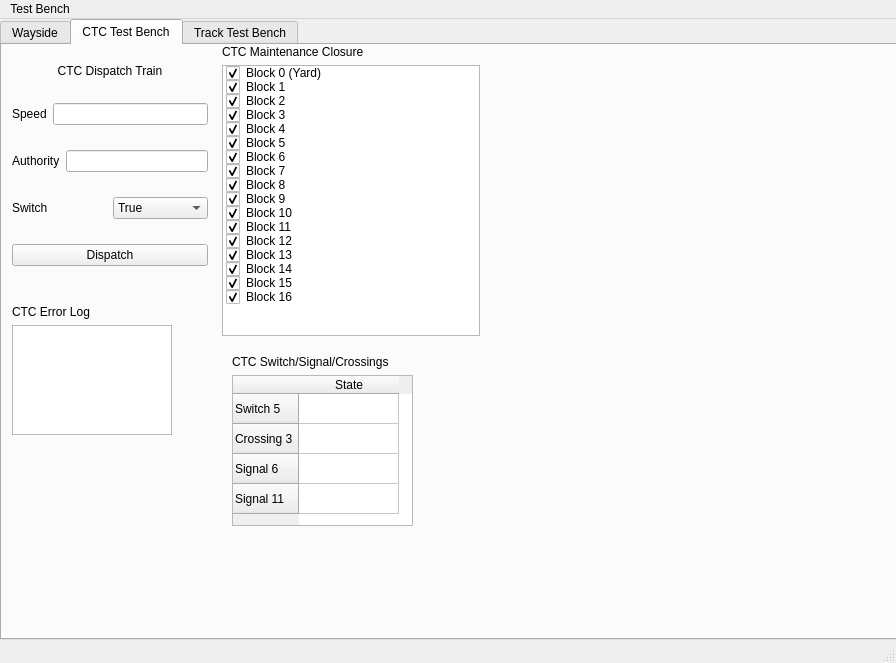
<?xml version="1.0" encoding="UTF-8"?>
<ui version="4.0">
 <class>MainWindow</class>
 <widget class="QMainWindow" name="MainWindow">
  <property name="geometry">
   <rect>
    <x>0</x>
    <y>0</y>
    <width>896</width>
    <height>663</height>
   </rect>
  </property>
  <property name="sizePolicy">
   <sizepolicy hsizetype="MinimumExpanding" vsizetype="MinimumExpanding">
    <horstretch>0</horstretch>
    <verstretch>0</verstretch>
   </sizepolicy>
  </property>
  <property name="windowTitle">
   <string>MainWindow</string>
  </property>
  <widget class="QWidget" name="centralwidget">
   <widget class="QTabWidget" name="tabWidget">
    <property name="geometry">
     <rect>
      <x>0</x>
      <y>0</y>
      <width>901</width>
      <height>621</height>
     </rect>
    </property>
    <property name="currentIndex">
     <number>1</number>
    </property>
    <widget class="QWidget" name="wayside">
     <attribute name="title">
      <string>Wayside</string>
     </attribute>
     <widget class="QWidget" name="verticalLayoutWidget_14">
      <property name="geometry">
       <rect>
        <x>10</x>
        <y>10</y>
        <width>371</width>
        <height>551</height>
       </rect>
      </property>
      <layout class="QVBoxLayout" name="block_occ">
       <item>
        <widget class="QLabel" name="label_20">
         <property name="text">
          <string>Track Occupancy and Authority</string>
         </property>
        </widget>
       </item>
       <item>
        <widget class="QTableWidget" name="wayside_block_table">
         <property name="sizePolicy">
          <sizepolicy hsizetype="Minimum" vsizetype="Minimum">
           <horstretch>0</horstretch>
           <verstretch>0</verstretch>
          </sizepolicy>
         </property>
         <property name="verticalScrollBarPolicy">
          <enum>Qt::ScrollBarAsNeeded</enum>
         </property>
         <property name="horizontalScrollBarPolicy">
          <enum>Qt::ScrollBarAlwaysOff</enum>
         </property>
         <property name="sizeAdjustPolicy">
          <enum>QAbstractScrollArea::AdjustToContents</enum>
         </property>
         <property name="showGrid">
          <bool>true</bool>
         </property>
         <property name="sortingEnabled">
          <bool>false</bool>
         </property>
         <property name="cornerButtonEnabled">
          <bool>true</bool>
         </property>
         <attribute name="horizontalHeaderCascadingSectionResizes">
          <bool>false</bool>
         </attribute>
         <row>
          <property name="text">
           <string>Block 1</string>
          </property>
          <property name="font">
           <font>
            <pointsize>6</pointsize>
           </font>
          </property>
         </row>
         <row>
          <property name="text">
           <string>Block 2</string>
          </property>
          <property name="font">
           <font>
            <pointsize>6</pointsize>
           </font>
          </property>
         </row>
         <row>
          <property name="text">
           <string>Block 3</string>
          </property>
          <property name="font">
           <font>
            <pointsize>6</pointsize>
           </font>
          </property>
         </row>
         <row>
          <property name="text">
           <string>Block 4</string>
          </property>
          <property name="font">
           <font>
            <pointsize>6</pointsize>
           </font>
          </property>
         </row>
         <row>
          <property name="text">
           <string>Block 5</string>
          </property>
          <property name="font">
           <font>
            <pointsize>6</pointsize>
           </font>
          </property>
         </row>
         <row>
          <property name="text">
           <string>Block 6</string>
          </property>
          <property name="font">
           <font>
            <pointsize>6</pointsize>
           </font>
          </property>
         </row>
         <row>
          <property name="text">
           <string>Block 7</string>
          </property>
          <property name="font">
           <font>
            <pointsize>6</pointsize>
           </font>
          </property>
         </row>
         <row>
          <property name="text">
           <string>Block 8</string>
          </property>
          <property name="font">
           <font>
            <pointsize>6</pointsize>
           </font>
          </property>
         </row>
         <row>
          <property name="text">
           <string>Block 9</string>
          </property>
          <property name="font">
           <font>
            <pointsize>6</pointsize>
           </font>
          </property>
         </row>
         <row>
          <property name="text">
           <string>Block 10</string>
          </property>
          <property name="font">
           <font>
            <pointsize>6</pointsize>
           </font>
          </property>
         </row>
         <row>
          <property name="text">
           <string>Block 11</string>
          </property>
          <property name="font">
           <font>
            <pointsize>6</pointsize>
           </font>
          </property>
         </row>
         <row>
          <property name="text">
           <string>Block 12</string>
          </property>
          <property name="font">
           <font>
            <pointsize>6</pointsize>
           </font>
          </property>
         </row>
         <row>
          <property name="text">
           <string>Block 13</string>
          </property>
          <property name="font">
           <font>
            <pointsize>6</pointsize>
           </font>
          </property>
         </row>
         <row>
          <property name="text">
           <string>Block 14</string>
          </property>
          <property name="font">
           <font>
            <pointsize>6</pointsize>
           </font>
          </property>
         </row>
         <row>
          <property name="text">
           <string>Block 15</string>
          </property>
          <property name="font">
           <font>
            <pointsize>6</pointsize>
           </font>
          </property>
         </row>
         <row>
          <property name="text">
           <string>Block 16</string>
          </property>
          <property name="font">
           <font>
            <pointsize>6</pointsize>
           </font>
          </property>
         </row>
         <column>
          <property name="text">
           <string>State</string>
          </property>
          <property name="font">
           <font>
            <pointsize>6</pointsize>
           </font>
          </property>
         </column>
         <column>
          <property name="text">
           <string>Authority</string>
          </property>
          <property name="font">
           <font>
            <pointsize>6</pointsize>
           </font>
          </property>
         </column>
        </widget>
       </item>
      </layout>
     </widget>
     <widget class="QWidget" name="verticalLayoutWidget_15">
      <property name="geometry">
       <rect>
        <x>400</x>
        <y>310</y>
        <width>281</width>
        <height>251</height>
       </rect>
      </property>
      <layout class="QVBoxLayout" name="track_state_3">
       <item>
        <widget class="QLabel" name="label_21">
         <property name="text">
          <string>Track Element States</string>
         </property>
        </widget>
       </item>
       <item>
        <widget class="QTableWidget" name="tableWidget_6">
         <row>
          <property name="text">
           <string>Switch 5</string>
          </property>
         </row>
         <row>
          <property name="text">
           <string>Crossing 3</string>
          </property>
         </row>
         <row>
          <property name="text">
           <string>Signal 6</string>
          </property>
         </row>
         <row>
          <property name="text">
           <string>Signal 11</string>
          </property>
         </row>
         <column>
          <property name="text">
           <string>State</string>
          </property>
         </column>
        </widget>
       </item>
      </layout>
     </widget>
     <widget class="QWidget" name="verticalLayoutWidget_9">
      <property name="geometry">
       <rect>
        <x>410</x>
        <y>210</y>
        <width>221</width>
        <height>71</height>
       </rect>
      </property>
      <layout class="QVBoxLayout" name="plc_upload">
       <item>
        <widget class="QLabel" name="label_12">
         <property name="text">
          <string>PLC Upload</string>
         </property>
        </widget>
       </item>
       <item>
        <layout class="QHBoxLayout" name="horizontalLayout">
         <item>
          <widget class="QLineEdit" name="plc_file_input"/>
         </item>
         <item>
          <widget class="QPushButton" name="plc_upload_button">
           <property name="text">
            <string>Upload</string>
           </property>
          </widget>
         </item>
        </layout>
       </item>
      </layout>
     </widget>
     <widget class="QWidget" name="verticalLayoutWidget_10">
      <property name="geometry">
       <rect>
        <x>690</x>
        <y>170</y>
        <width>181</width>
        <height>281</height>
       </rect>
      </property>
      <layout class="QVBoxLayout" name="ctc_log_2">
       <item>
        <widget class="QLabel" name="label_13">
         <property name="text">
          <string>Wayside Log</string>
         </property>
        </widget>
       </item>
       <item>
        <widget class="QTextBrowser" name="wayside_log"/>
       </item>
      </layout>
     </widget>
     <widget class="QWidget" name="verticalLayoutWidget_5">
      <property name="geometry">
       <rect>
        <x>410</x>
        <y>20</y>
        <width>211</width>
        <height>181</height>
       </rect>
      </property>
      <layout class="QVBoxLayout" name="verticalLayout">
       <item>
        <widget class="QLabel" name="label_17">
         <property name="text">
          <string>Wayside Manual Mode</string>
         </property>
        </widget>
       </item>
       <item>
        <layout class="QFormLayout" name="formLayout">
         <item row="0" column="0">
          <widget class="QLabel" name="label_8">
           <property name="text">
            <string>Switch 5</string>
           </property>
          </widget>
         </item>
         <item row="1" column="0">
          <widget class="QLabel" name="label_14">
           <property name="text">
            <string>Crossing 3</string>
           </property>
          </widget>
         </item>
         <item row="2" column="0">
          <widget class="QLabel" name="label_15">
           <property name="text">
            <string>Signal 6</string>
           </property>
          </widget>
         </item>
         <item row="3" column="0">
          <widget class="QLabel" name="label_16">
           <property name="text">
            <string>Signal 11</string>
           </property>
          </widget>
         </item>
         <item row="0" column="1">
          <widget class="QPushButton" name="pushButton_3">
           <property name="text">
            <string>Toggle</string>
           </property>
          </widget>
         </item>
         <item row="1" column="1">
          <widget class="QPushButton" name="pushButton_4">
           <property name="text">
            <string>Toggle</string>
           </property>
          </widget>
         </item>
         <item row="2" column="1">
          <widget class="QPushButton" name="pushButton_5">
           <property name="text">
            <string>Toggle</string>
           </property>
          </widget>
         </item>
         <item row="3" column="1">
          <widget class="QPushButton" name="pushButton_6">
           <property name="text">
            <string>Toggle</string>
           </property>
          </widget>
         </item>
        </layout>
       </item>
      </layout>
     </widget>
    </widget>
    <widget class="QWidget" name="ctc_test_bench">
     <attribute name="title">
      <string>CTC Test Bench</string>
     </attribute>
     <widget class="QWidget" name="verticalLayoutWidget_4">
      <property name="geometry">
       <rect>
        <x>10</x>
        <y>260</y>
        <width>160</width>
        <height>130</height>
       </rect>
      </property>
      <layout class="QVBoxLayout" name="ctc_log">
       <item>
        <widget class="QLabel" name="label_7">
         <property name="text">
          <string>CTC Error Log</string>
         </property>
        </widget>
       </item>
       <item>
        <widget class="QTextBrowser" name="textBrowser"/>
       </item>
      </layout>
     </widget>
     <widget class="QWidget" name="verticalLayoutWidget_2">
      <property name="geometry">
       <rect>
        <x>220</x>
        <y>0</y>
        <width>258</width>
        <height>291</height>
       </rect>
      </property>
      <layout class="QVBoxLayout" name="Maintenance">
       <item>
        <widget class="QLabel" name="label_5">
         <property name="text">
          <string>CTC Maintenance Closure</string>
         </property>
        </widget>
       </item>
       <item>
        <widget class="QListWidget" name="listWidget">
         <item>
          <property name="text">
           <string>Block 0 (Yard)</string>
          </property>
          <property name="checkState">
           <enum>Checked</enum>
          </property>
         </item>
         <item>
          <property name="text">
           <string>Block 1</string>
          </property>
          <property name="checkState">
           <enum>Checked</enum>
          </property>
         </item>
         <item>
          <property name="text">
           <string>Block 2</string>
          </property>
          <property name="checkState">
           <enum>Checked</enum>
          </property>
         </item>
         <item>
          <property name="text">
           <string>Block 3</string>
          </property>
          <property name="checkState">
           <enum>Checked</enum>
          </property>
          <property name="flags">
           <set>ItemIsSelectable|ItemIsDragEnabled|ItemIsEnabled</set>
          </property>
         </item>
         <item>
          <property name="text">
           <string>Block 4</string>
          </property>
          <property name="checkState">
           <enum>Checked</enum>
          </property>
         </item>
         <item>
          <property name="text">
           <string>Block 5</string>
          </property>
          <property name="checkState">
           <enum>Checked</enum>
          </property>
         </item>
         <item>
          <property name="text">
           <string>Block 6</string>
          </property>
          <property name="checkState">
           <enum>Checked</enum>
          </property>
         </item>
         <item>
          <property name="text">
           <string>Block 7</string>
          </property>
          <property name="checkState">
           <enum>Checked</enum>
          </property>
         </item>
         <item>
          <property name="text">
           <string>Block 8</string>
          </property>
          <property name="checkState">
           <enum>Checked</enum>
          </property>
          <property name="flags">
           <set>ItemIsUserCheckable|ItemIsEnabled</set>
          </property>
         </item>
         <item>
          <property name="text">
           <string>Block 9</string>
          </property>
          <property name="checkState">
           <enum>Checked</enum>
          </property>
         </item>
         <item>
          <property name="text">
           <string>Block 10</string>
          </property>
          <property name="checkState">
           <enum>Checked</enum>
          </property>
         </item>
         <item>
          <property name="text">
           <string>Block 11</string>
          </property>
          <property name="checkState">
           <enum>Checked</enum>
          </property>
         </item>
         <item>
          <property name="text">
           <string>Block 12</string>
          </property>
          <property name="checkState">
           <enum>Checked</enum>
          </property>
         </item>
         <item>
          <property name="text">
           <string>Block 13</string>
          </property>
          <property name="checkState">
           <enum>Checked</enum>
          </property>
         </item>
         <item>
          <property name="text">
           <string>Block 14</string>
          </property>
          <property name="checkState">
           <enum>Checked</enum>
          </property>
         </item>
         <item>
          <property name="text">
           <string>Block 15</string>
          </property>
          <property name="checkState">
           <enum>Checked</enum>
          </property>
         </item>
         <item>
          <property name="text">
           <string>Block 16</string>
          </property>
          <property name="checkState">
           <enum>Checked</enum>
          </property>
         </item>
        </widget>
       </item>
      </layout>
     </widget>
     <widget class="QWidget" name="verticalLayoutWidget_6">
      <property name="geometry">
       <rect>
        <x>230</x>
        <y>310</y>
        <width>181</width>
        <height>171</height>
       </rect>
      </property>
      <layout class="QVBoxLayout" name="track_state">
       <item>
        <widget class="QLabel" name="label_9">
         <property name="text">
          <string>CTC Switch/Signal/Crossings</string>
         </property>
        </widget>
       </item>
       <item>
        <widget class="QTableWidget" name="tableWidget_2">
         <row>
          <property name="text">
           <string>Switch 5</string>
          </property>
         </row>
         <row>
          <property name="text">
           <string>Crossing 3</string>
          </property>
         </row>
         <row>
          <property name="text">
           <string>Signal 6</string>
          </property>
         </row>
         <row>
          <property name="text">
           <string>Signal 11</string>
          </property>
         </row>
         <column>
          <property name="text">
           <string>State</string>
          </property>
         </column>
        </widget>
       </item>
      </layout>
     </widget>
     <widget class="QWidget" name="verticalLayoutWidget">
      <property name="geometry">
       <rect>
        <x>10</x>
        <y>0</y>
        <width>196</width>
        <height>241</height>
       </rect>
      </property>
      <layout class="QVBoxLayout" name="ctc_dispatch">
       <item>
        <widget class="QLabel" name="label">
         <property name="enabled">
          <bool>true</bool>
         </property>
         <property name="sizePolicy">
          <sizepolicy hsizetype="Preferred" vsizetype="Fixed">
           <horstretch>0</horstretch>
           <verstretch>0</verstretch>
          </sizepolicy>
         </property>
         <property name="text">
          <string>CTC Dispatch Train</string>
         </property>
         <property name="alignment">
          <set>Qt::AlignCenter</set>
         </property>
        </widget>
       </item>
       <item>
        <layout class="QHBoxLayout" name="speed">
         <item>
          <widget class="QLabel" name="label_2">
           <property name="text">
            <string>Speed</string>
           </property>
          </widget>
         </item>
         <item>
          <widget class="QLineEdit" name="lineEdit"/>
         </item>
        </layout>
       </item>
       <item>
        <layout class="QHBoxLayout" name="auth">
         <item>
          <widget class="QLabel" name="label_3">
           <property name="text">
            <string>Authority</string>
           </property>
          </widget>
         </item>
         <item>
          <widget class="QLineEdit" name="lineEdit_2"/>
         </item>
        </layout>
       </item>
       <item>
        <layout class="QHBoxLayout" name="switch_bool">
         <item>
          <widget class="QLabel" name="label_4">
           <property name="text">
            <string>Switch</string>
           </property>
          </widget>
         </item>
         <item>
          <widget class="QComboBox" name="comboBox">
           <item>
            <property name="text">
             <string>True</string>
            </property>
           </item>
           <item>
            <property name="text">
             <string>False</string>
            </property>
           </item>
          </widget>
         </item>
        </layout>
       </item>
       <item>
        <widget class="QPushButton" name="pushButton">
         <property name="text">
          <string>Dispatch</string>
         </property>
        </widget>
       </item>
      </layout>
     </widget>
    </widget>
    <widget class="QWidget" name="tab">
     <attribute name="title">
      <string>Track Test Bench</string>
     </attribute>
     <widget class="QWidget" name="verticalLayoutWidget_3">
      <property name="geometry">
       <rect>
        <x>390</x>
        <y>0</y>
        <width>260</width>
        <height>536</height>
       </rect>
      </property>
      <layout class="QVBoxLayout" name="BlockTable">
       <item>
        <widget class="QLabel" name="label_6">
         <property name="text">
          <string>Track Model Block States</string>
         </property>
        </widget>
       </item>
       <item>
        <widget class="QTableWidget" name="tm_block_table">
         <property name="sizePolicy">
          <sizepolicy hsizetype="Minimum" vsizetype="Minimum">
           <horstretch>0</horstretch>
           <verstretch>0</verstretch>
          </sizepolicy>
         </property>
         <property name="verticalScrollBarPolicy">
          <enum>Qt::ScrollBarAsNeeded</enum>
         </property>
         <property name="horizontalScrollBarPolicy">
          <enum>Qt::ScrollBarAlwaysOff</enum>
         </property>
         <property name="sizeAdjustPolicy">
          <enum>QAbstractScrollArea::AdjustToContents</enum>
         </property>
         <property name="showGrid">
          <bool>true</bool>
         </property>
         <property name="sortingEnabled">
          <bool>false</bool>
         </property>
         <property name="cornerButtonEnabled">
          <bool>true</bool>
         </property>
         <attribute name="horizontalHeaderCascadingSectionResizes">
          <bool>false</bool>
         </attribute>
         <row>
          <property name="text">
           <string>Block 1</string>
          </property>
          <property name="font">
           <font>
            <pointsize>6</pointsize>
           </font>
          </property>
         </row>
         <row>
          <property name="text">
           <string>Block 2</string>
          </property>
          <property name="font">
           <font>
            <pointsize>6</pointsize>
           </font>
          </property>
         </row>
         <row>
          <property name="text">
           <string>Block 3</string>
          </property>
          <property name="font">
           <font>
            <pointsize>6</pointsize>
           </font>
          </property>
         </row>
         <row>
          <property name="text">
           <string>Block 4</string>
          </property>
          <property name="font">
           <font>
            <pointsize>6</pointsize>
           </font>
          </property>
         </row>
         <row>
          <property name="text">
           <string>Block 5</string>
          </property>
          <property name="font">
           <font>
            <pointsize>6</pointsize>
           </font>
          </property>
         </row>
         <row>
          <property name="text">
           <string>Block 6</string>
          </property>
          <property name="font">
           <font>
            <pointsize>6</pointsize>
           </font>
          </property>
         </row>
         <row>
          <property name="text">
           <string>Block 7</string>
          </property>
          <property name="font">
           <font>
            <pointsize>6</pointsize>
           </font>
          </property>
         </row>
         <row>
          <property name="text">
           <string>Block 8</string>
          </property>
          <property name="font">
           <font>
            <pointsize>6</pointsize>
           </font>
          </property>
         </row>
         <row>
          <property name="text">
           <string>Block 9</string>
          </property>
          <property name="font">
           <font>
            <pointsize>6</pointsize>
           </font>
          </property>
         </row>
         <row>
          <property name="text">
           <string>Block 10</string>
          </property>
          <property name="font">
           <font>
            <pointsize>6</pointsize>
           </font>
          </property>
         </row>
         <row>
          <property name="text">
           <string>Block 11</string>
          </property>
          <property name="font">
           <font>
            <pointsize>6</pointsize>
           </font>
          </property>
         </row>
         <row>
          <property name="text">
           <string>Block 12</string>
          </property>
          <property name="font">
           <font>
            <pointsize>6</pointsize>
           </font>
          </property>
         </row>
         <row>
          <property name="text">
           <string>Block 13</string>
          </property>
          <property name="font">
           <font>
            <pointsize>6</pointsize>
           </font>
          </property>
         </row>
         <row>
          <property name="text">
           <string>Block 14</string>
          </property>
          <property name="font">
           <font>
            <pointsize>6</pointsize>
           </font>
          </property>
         </row>
         <row>
          <property name="text">
           <string>Block 15</string>
          </property>
          <property name="font">
           <font>
            <pointsize>6</pointsize>
           </font>
          </property>
         </row>
         <row>
          <property name="text">
           <string>Block 16</string>
          </property>
          <property name="font">
           <font>
            <pointsize>6</pointsize>
           </font>
          </property>
         </row>
         <column>
          <property name="text">
           <string>State</string>
          </property>
          <property name="font">
           <font>
            <pointsize>6</pointsize>
           </font>
          </property>
         </column>
         <column>
          <property name="text">
           <string>Authority</string>
          </property>
          <property name="font">
           <font>
            <pointsize>6</pointsize>
           </font>
          </property>
         </column>
        </widget>
       </item>
      </layout>
     </widget>
     <widget class="QWidget" name="verticalLayoutWidget_7">
      <property name="geometry">
       <rect>
        <x>190</x>
        <y>360</y>
        <width>181</width>
        <height>171</height>
       </rect>
      </property>
      <layout class="QVBoxLayout" name="track_state_2">
       <item>
        <widget class="QLabel" name="label_10">
         <property name="text">
          <string>CTC Switch/Signal/Crossings</string>
         </property>
        </widget>
       </item>
       <item>
        <widget class="QTableWidget" name="tableWidget_3">
         <row>
          <property name="text">
           <string>Switch 5</string>
          </property>
         </row>
         <row>
          <property name="text">
           <string>Crossing 3</string>
          </property>
         </row>
         <row>
          <property name="text">
           <string>Signal 6</string>
          </property>
         </row>
         <row>
          <property name="text">
           <string>Signal 11</string>
          </property>
         </row>
         <column>
          <property name="text">
           <string>State</string>
          </property>
         </column>
        </widget>
       </item>
      </layout>
     </widget>
     <widget class="QWidget" name="verticalLayoutWidget_8">
      <property name="geometry">
       <rect>
        <x>40</x>
        <y>30</y>
        <width>258</width>
        <height>291</height>
       </rect>
      </property>
      <layout class="QVBoxLayout" name="Murphy">
       <item>
        <widget class="QLabel" name="label_11">
         <property name="text">
          <string>Murphy Track Error</string>
         </property>
        </widget>
       </item>
       <item>
        <widget class="QListWidget" name="listWidget_2">
         <item>
          <property name="text">
           <string>Block 1</string>
          </property>
          <property name="checkState">
           <enum>Unchecked</enum>
          </property>
         </item>
         <item>
          <property name="text">
           <string>Block 2</string>
          </property>
          <property name="checkState">
           <enum>Unchecked</enum>
          </property>
         </item>
         <item>
          <property name="text">
           <string>Block 3</string>
          </property>
          <property name="checkState">
           <enum>Unchecked</enum>
          </property>
          <property name="flags">
           <set>ItemIsSelectable|ItemIsDragEnabled|ItemIsEnabled</set>
          </property>
         </item>
         <item>
          <property name="text">
           <string>Block 4</string>
          </property>
          <property name="checkState">
           <enum>Unchecked</enum>
          </property>
         </item>
         <item>
          <property name="text">
           <string>Block 5</string>
          </property>
          <property name="checkState">
           <enum>Unchecked</enum>
          </property>
         </item>
         <item>
          <property name="text">
           <string>Block 6</string>
          </property>
          <property name="checkState">
           <enum>Unchecked</enum>
          </property>
         </item>
         <item>
          <property name="text">
           <string>Block 7</string>
          </property>
          <property name="checkState">
           <enum>Unchecked</enum>
          </property>
         </item>
         <item>
          <property name="text">
           <string>Block 8</string>
          </property>
          <property name="checkState">
           <enum>Unchecked</enum>
          </property>
         </item>
         <item>
          <property name="text">
           <string>Block 9</string>
          </property>
          <property name="checkState">
           <enum>Unchecked</enum>
          </property>
         </item>
         <item>
          <property name="text">
           <string>Block 10</string>
          </property>
          <property name="checkState">
           <enum>Unchecked</enum>
          </property>
         </item>
         <item>
          <property name="text">
           <string>Block 11</string>
          </property>
          <property name="checkState">
           <enum>Unchecked</enum>
          </property>
         </item>
         <item>
          <property name="text">
           <string>Block 12</string>
          </property>
          <property name="checkState">
           <enum>Unchecked</enum>
          </property>
         </item>
         <item>
          <property name="text">
           <string>Block 13</string>
          </property>
          <property name="checkState">
           <enum>Unchecked</enum>
          </property>
         </item>
         <item>
          <property name="text">
           <string>Block 14</string>
          </property>
          <property name="checkState">
           <enum>Unchecked</enum>
          </property>
         </item>
         <item>
          <property name="text">
           <string>Block 15</string>
          </property>
          <property name="checkState">
           <enum>Unchecked</enum>
          </property>
         </item>
         <item>
          <property name="text">
           <string>Block 16</string>
          </property>
          <property name="checkState">
           <enum>Unchecked</enum>
          </property>
         </item>
        </widget>
       </item>
      </layout>
     </widget>
     <widget class="QWidget" name="verticalLayoutWidget_13">
      <property name="geometry">
       <rect>
        <x>10</x>
        <y>360</y>
        <width>160</width>
        <height>130</height>
       </rect>
      </property>
      <layout class="QVBoxLayout" name="ctc_log_3">
       <item>
        <widget class="QLabel" name="label_19">
         <property name="text">
          <string>TM Dispatch Log</string>
         </property>
        </widget>
       </item>
       <item>
        <widget class="QTextBrowser" name="textBrowser_5"/>
       </item>
      </layout>
     </widget>
    </widget>
   </widget>
  </widget>
  <widget class="QMenuBar" name="menubar">
   <property name="geometry">
    <rect>
     <x>0</x>
     <y>0</y>
     <width>896</width>
     <height>22</height>
    </rect>
   </property>
   <widget class="QMenu" name="menuBlue_Line">
    <property name="title">
     <string>Test Bench</string>
    </property>
   </widget>
   <addaction name="menuBlue_Line"/>
  </widget>
  <widget class="QStatusBar" name="statusbar"/>
 </widget>
 <resources/>
 <connections/>
</ui>
